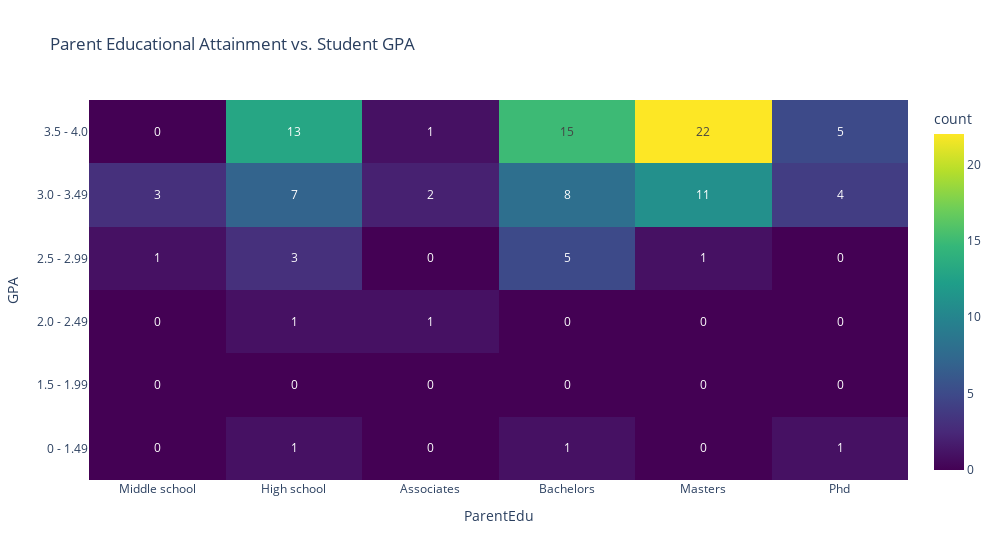

The notebook cell saved with this chart:
### Markdown cell above
### Parent's highest degree achieved vs. GPA/College Satisfaction

### Code cell
# highest degree recieved by either parent vs. student's gpa
fig5 = plx.density_heatmap(pqdf, x=pqdf.ParentEdu, y=pqdf.GPA, text_auto=True, 
    category_orders={"ParentEdu":['Middle school','High school','Associates','Bachelors', 'Masters','Phd'],
                "GPA":['3.5 - 4.0','3.0 - 3.49','2.5 - 2.99','2.0 - 2.49','1.5 - 1.99','0 - 1.49']},
                color_continuous_scale="Viridis",width=1000,title="Parent Educational Attainment vs. Student GPA")
fig5.show()

### Figure 1 — Plotly figure (JSON) as saved in the notebook; plotly's stock layout.template omitted (floating-point values rounded to 4 significant figures)
{"data": [{"coloraxis": "coloraxis", "hovertemplate": "ParentEdu=%{x}<br>GPA=%{y}<br>count=%{z}<extra></extra>", "name": "", "texttemplate": "%{z}", "type": "histogram2d", "x": ["Masters", "Phd", "Bachelors", "High school", "High school", "Masters", "Bachelors", "Masters", "Masters", "Masters", "Bachelors", "Bachelors", "Bachelors", "Masters", "High school", "Masters", "High school", "Bachelors", "Bachelors", "Bachelors", "Masters", "High school", "Bachelors", "Masters", "Associates", "Bachelors", "Masters", "High school", "Middle school", "Phd", "Masters", "Phd", "High school", "Masters", "Masters", "High school", "Masters", "Masters", "High school", "Bachelors", "High school", "High school", "High school", "Masters", "Masters", "Associates", "Masters", "High school", "Phd", "Bachelors", "Masters", "Middle school", "Middle school", "Masters", "Bachelors", "Masters", "High school", "Bachelors", "Middle school", "Bachelors", "Bachelors", "Bachelors", "Bachelors", "Masters", "Bachelors", "Bachelors", "Bachelors", "High school", "Phd", "Masters", "Masters", "Phd", "Bachelors", "Masters", "Phd", "Phd", "Bachelors", "Associates", "Bachelors", "Masters", "Bachelors", "High school", "Masters", "High school", "Masters", "High school", "Bachelors", "Bachelors", "Masters", "High school", "High school", "Masters", "Phd", "Masters", "Bachelors", "High school", "Masters", "Phd", "Masters", "High school", "Masters", "Bachelors", "High school", "High school", "High school", "Associates"], "xaxis": "x", "xbingroup": "x", "y": ["3.0 - 3.49", "3.0 - 3.49", "3.5 - 4.0", "3.5 - 4.0", "0 - 1.49", "3.5 - 4.0", "3.5 - 4.0", "3.5 - 4.0", "3.5 - 4.0", "3.5 - 4.0", "2.5 - 2.99", "3.5 - 4.0", "3.5 - 4.0", "3.5 - 4.0", "3.0 - 3.49", "3.5 - 4.0", "3.5 - 4.0", "3.0 - 3.49", "3.0 - 3.49", "3.0 - 3.49", "3.0 - 3.49", "3.5 - 4.0", "3.5 - 4.0", "3.5 - 4.0", "3.5 - 4.0", "3.0 - 3.49", "3.0 - 3.49", "3.5 - 4.0", "3.0 - 3.49", "3.5 - 4.0", "3.5 - 4.0", "0 - 1.49", "3.5 - 4.0", "3.5 - 4.0", "3.5 - 4.0", "3.0 - 3.49", "3.5 - 4.0", "3.5 - 4.0", "3.0 - 3.49", "3.5 - 4.0", "2.0 - 2.49", "3.5 - 4.0", "3.5 - 4.0", "3.0 - 3.49", "2.5 - 2.99", "3.0 - 3.49", "3.5 - 4.0", "3.5 - 4.0", "3.5 - 4.0", "2.5 - 2.99", "3.0 - 3.49", "3.0 - 3.49", "3.0 - 3.49", "3.5 - 4.0", "2.5 - 2.99", "3.0 - 3.49", "3.5 - 4.0", "3.5 - 4.0", "2.5 - 2.99", "2.5 - 2.99", "3.5 - 4.0", "3.0 - 3.49", "3.0 - 3.49", "3.5 - 4.0", "3.5 - 4.0", "3.0 - 3.49", "3.0 - 3.49", "3.0 - 3.49", "3.0 - 3.49", "3.5 - 4.0", "3.5 - 4.0", "3.5 - 4.0", "3.5 - 4.0", "3.0 - 3.49", "3.5 - 4.0", "3.5 - 4.0", "3.5 - 4.0", "2.0 - 2.49", "3.5 - 4.0", "3.5 - 4.0", "3.5 - 4.0", "2.5 - 2.99", "3.5 - 4.0", "3.5 - 4.0", "3.0 - 3.49", "3.5 - 4.0", "2.5 - 2.99", "3.5 - 4.0", "3.0 - 3.49", "3.5 - 4.0", "3.0 - 3.49", "3.5 - 4.0", "3.0 - 3.49", "3.5 - 4.0", "3.5 - 4.0", "3.0 - 3.49", "3.0 - 3.49", "3.0 - 3.49", "3.0 - 3.49", "2.5 - 2.99", "3.5 - 4.0", "0 - 1.49", "3.0 - 3.49", "3.5 - 4.0", "2.5 - 2.99", "3.0 - 3.49"], "yaxis": "y", "ybingroup": "y"}], "layout": {"coloraxis": {"colorbar": {"title": {"text": "count"}}, "colorscale": [[0, "#440154"], [0.1111, "#482878"], [0.2222, "#3e4989"], [0.3333, "#31688e"], [0.4444, "#26828e"], [0.5556, "#1f9e89"], [0.6667, "#35b779"], [0.7778, "#6ece58"], [0.8889, "#b5de2b"], [1, "#fde725"]]}, "legend": {"tracegroupgap": 0}, "title": {"text": "Parent Educational Attainment vs. Student GPA"}, "width": 1000, "xaxis": {"anchor": "y", "categoryarray": ["Middle school", "High school", "Associates", "Bachelors", "Masters", "Phd"], "categoryorder": "array", "domain": [0, 1], "title": {"text": "ParentEdu"}}, "yaxis": {"anchor": "x", "categoryarray": ["0 - 1.49", "1.5 - 1.99", "2.0 - 2.49", "2.5 - 2.99", "3.0 - 3.49", "3.5 - 4.0"], "categoryorder": "array", "domain": [0, 1], "title": {"text": "GPA"}}}}
